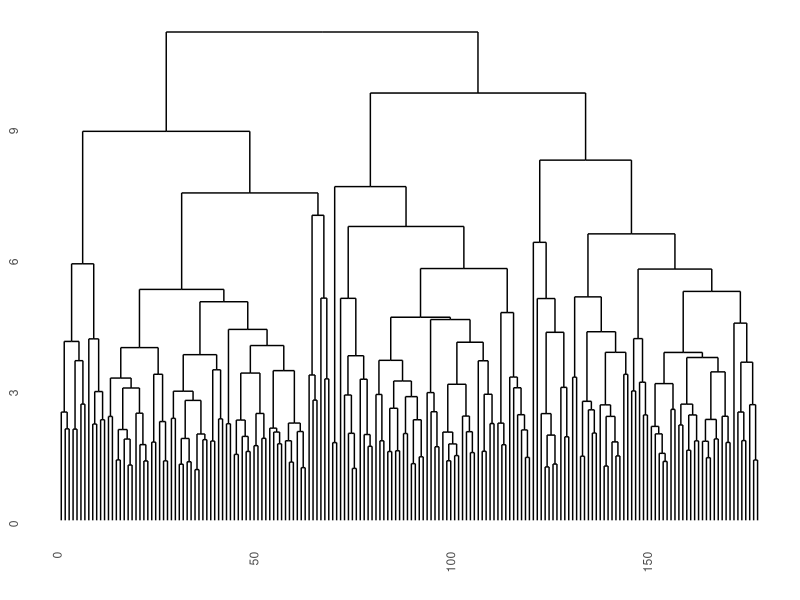
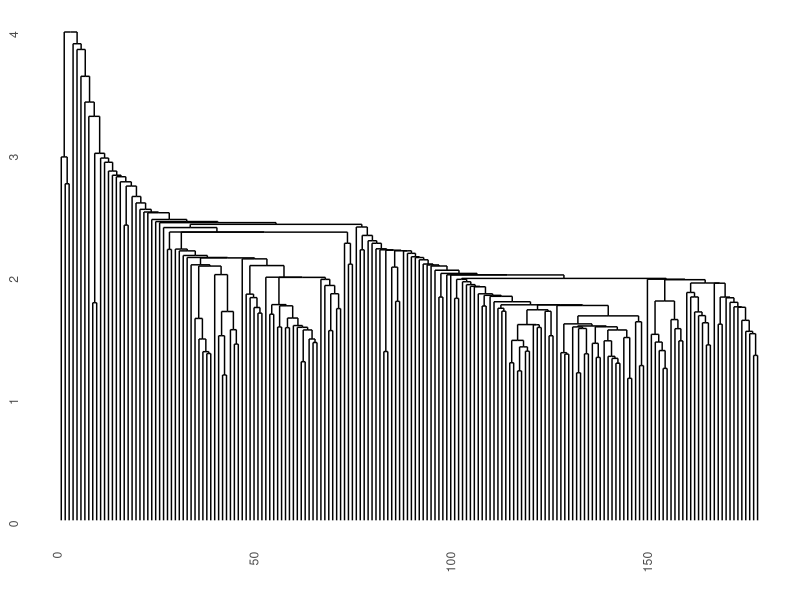
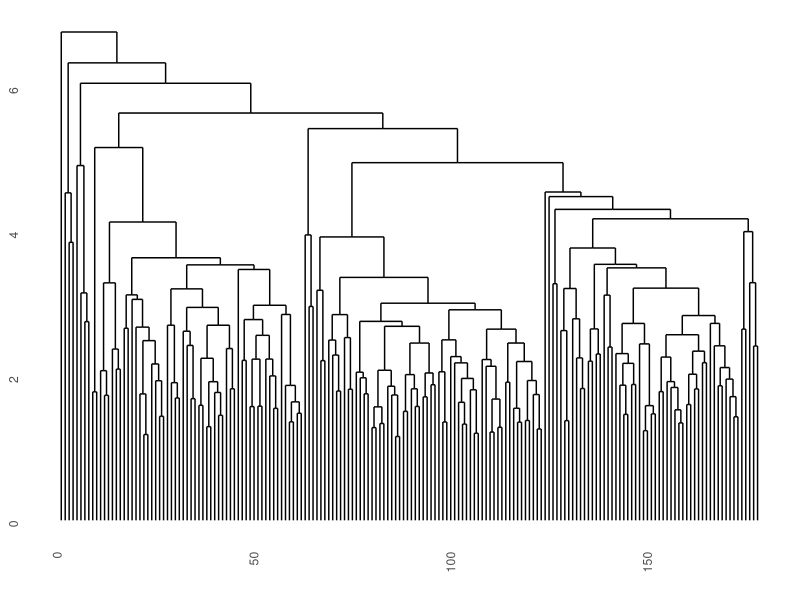
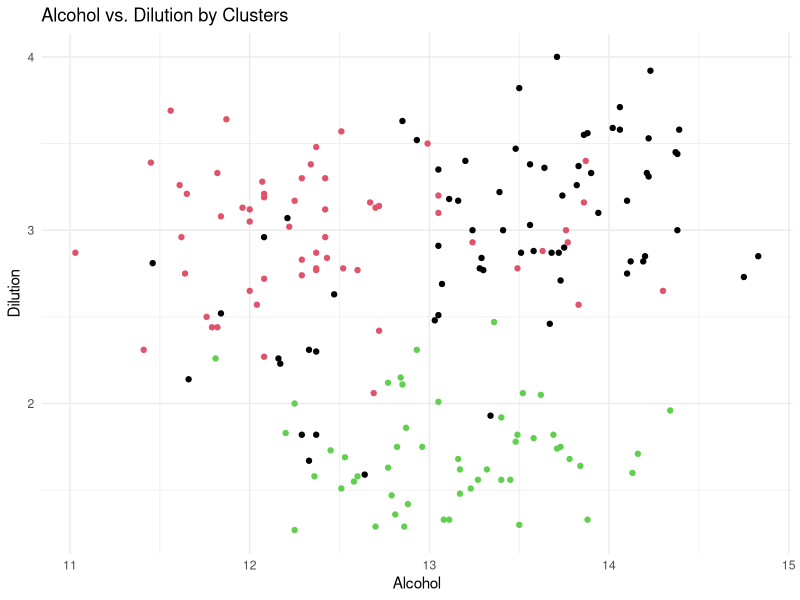

Generate these figures, in order, with R:
setwd("C:/Users/jeffe/Documents/MSDS/GitHub/MSDS/DS740/Lesson 12")

library(dplyr)
# for visuals
library(ggplot2)
library(gridExtra)
library(ggdendro)


wine <- read.csv("wine.csv")
n = dim(wine)[1]
p = dim(wine)[2]

### question 1
sapply(wine, mean)
sapply(wine, sd)
answer1 <- "It is necessary to scale variables before clustering to ensure that no one variable over powers the others in terms of importance. In this data set, the mean of Nonflavanoids is 0.362 while the mean of Proline is 746.9. Without scaling, Proline is many orders of magnitude larger than Nonflavanoids. Proline and Nonflavanoids have similarly different standard deviations. The ratio of standard deviations between the two is 2539.6."

### question 2
x <- wine
x.scale <- scale(x)
dist.x.scale = dist(x.scale, method="euclidean")
hc.fit = hclust(dist.x.scale,method="complete")
dend.form = as.dendrogram(hc.fit)
dend.merge <- ggdendrogram(dend.form, rotate = F,labels=F)
dend.merge

### question 3
hc.3 = round(hc.fit$height[(n-3)],2)

### question 4
hc.fit = hclust(dist.x.scale,method="single")
dend.form = as.dendrogram(hc.fit)
dend.merge <- ggdendrogram(dend.form, rotate = F,labels=F)
dend.merge
hc.fit = hclust(dist.x.scale,method="average")
dend.form = as.dendrogram(hc.fit)
dend.merge <- ggdendrogram(dend.form, rotate = F,labels=F)
dend.merge
answer4 <- "complete"

### question 5
answer5 <- "complete"

### question 6
answer6 <- "height, very similar, one, the other two clusters"

### question 7
hc.fit = hclust(dist.x.scale,method="complete")
nclust = 3
membclust = cutree(hc.fit,k=nclust)
ggplot(data = x, aes(x=Alcohol, y=Dilution)) +
  geom_point( color=membclust) +
  labs(title = "Alcohol vs. Dilution by Clusters", y = "Dilution", x = "Alcohol") +
  theme_minimal() +
  scale_color_discrete(name = "Cluster")

### question 8
K_values <- c(2, 3, 4, 5)
consistency_results <- matrix(NA, nrow = length(K_values), ncol = 2)

for (k_idx in 1:length(K_values)) {
  nclust <- K_values[k_idx]
  
  set.seed(12)
  clustA <- kmeans(x.scale, nclust)$cluster
  
  set.seed(24)
  clustB <- kmeans(x.scale, nclust)$cluster
  
  tablematch <- table(clustA, clustB)
  
  if (nclust == 2) {
    matchtotal <- sum(diag(tablematch))
  } else {
    matchtotal <- sum(apply(tablematch, 2, max))
  }
  
  consistency <- matchtotal / nrow(x.scale)
  consistency_results[k_idx, ] <- c(nclust, consistency)
}

# Print the consistency results
consistency_df <- as.data.frame(consistency_results)
colnames(consistency_df) <- c("K", "Consistency")
print(consistency_df)

# Check which K values produce consistent cluster memberships
consistency_threshold <- 0.95
consistent_K_values <- consistency_df$Consistency > consistency_threshold
print(consistent_K_values)
